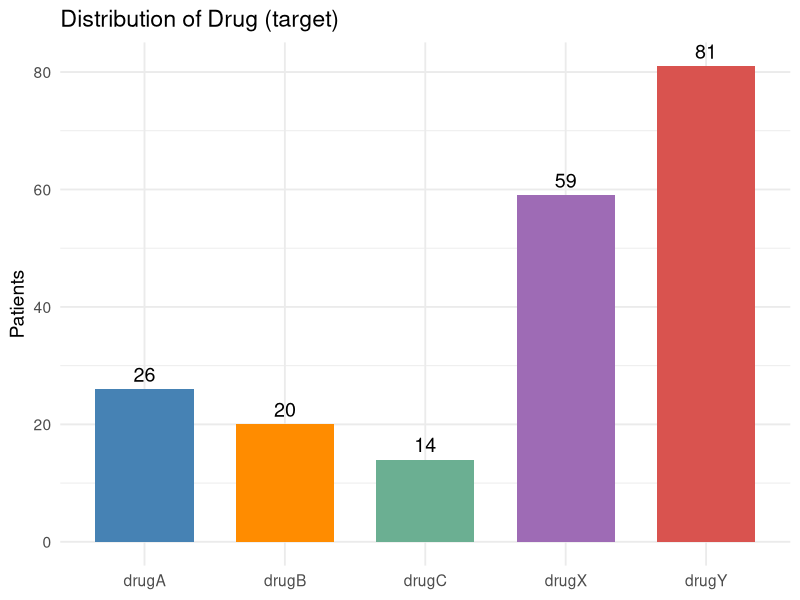
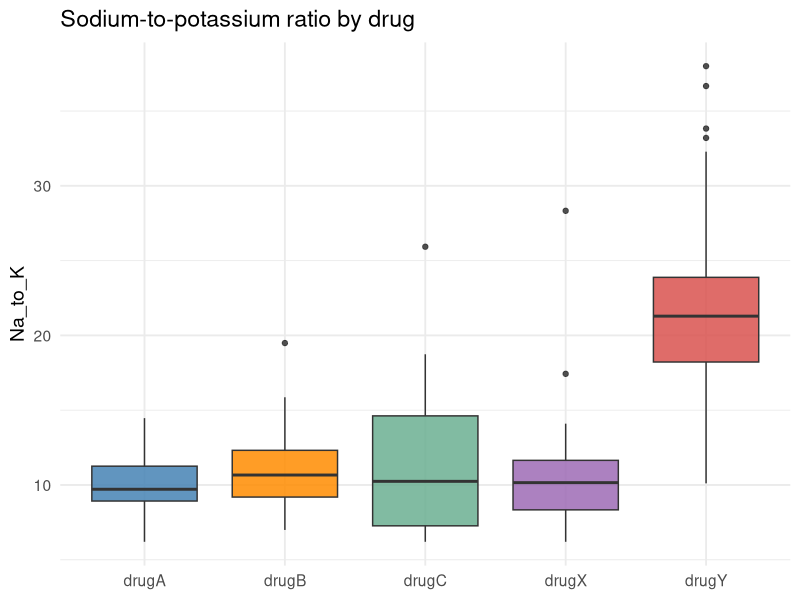
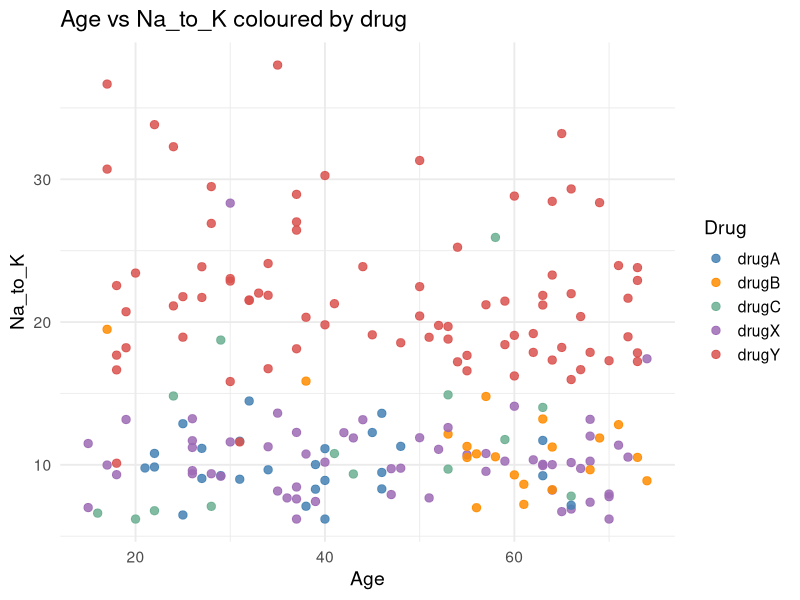
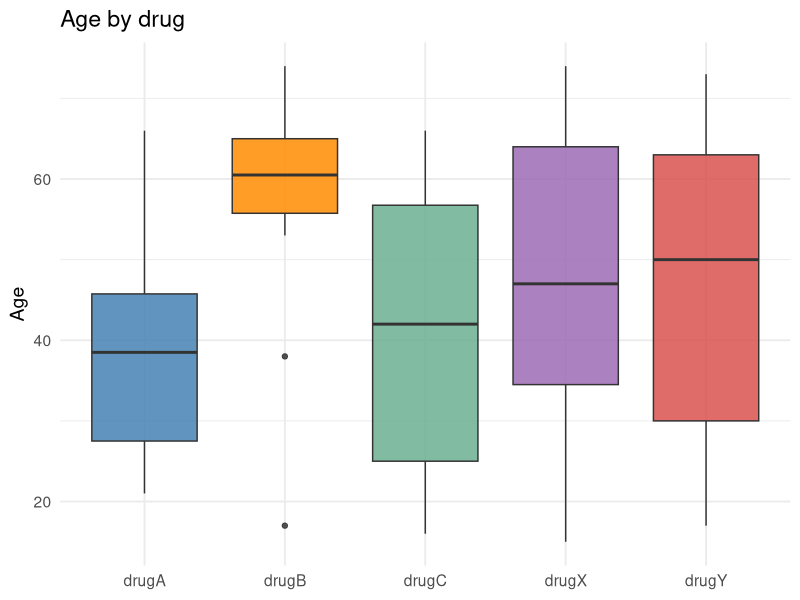
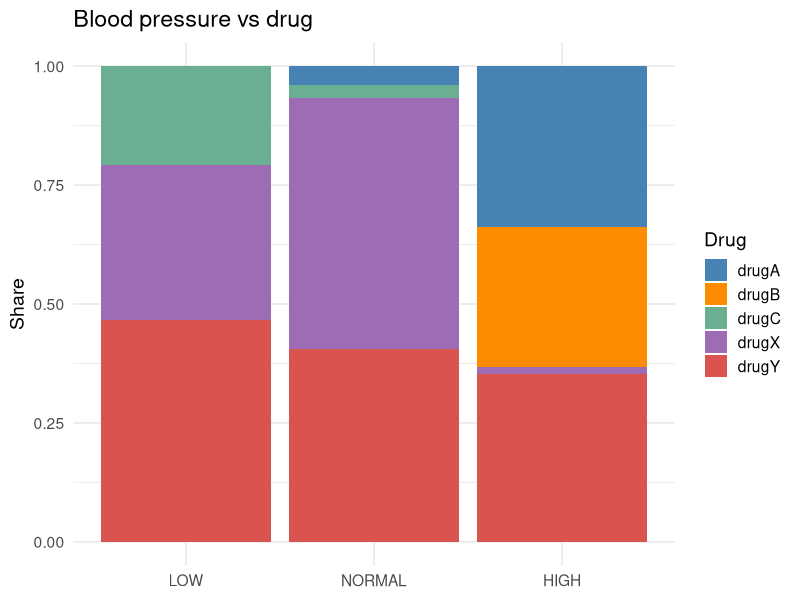
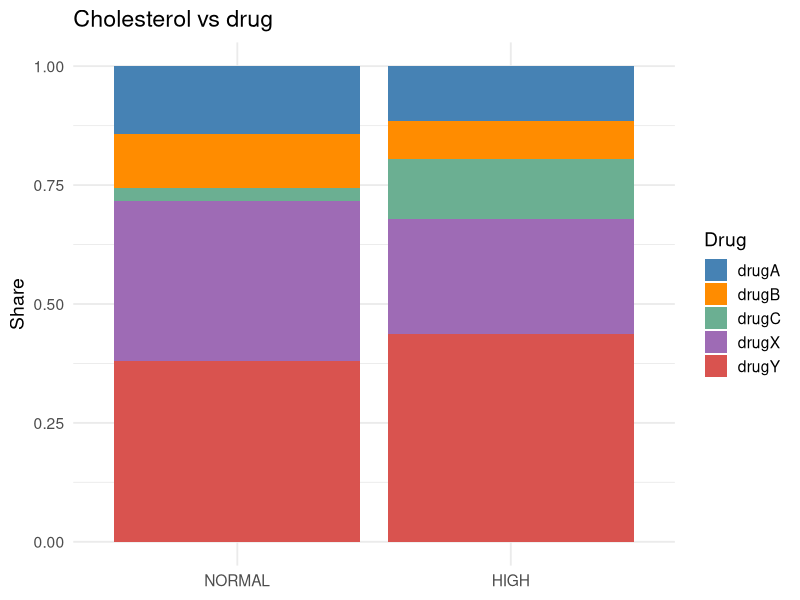
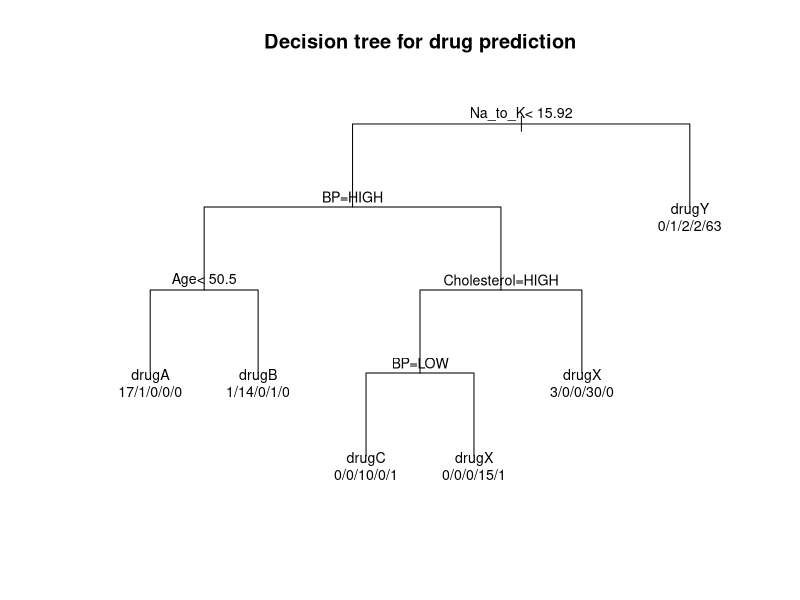
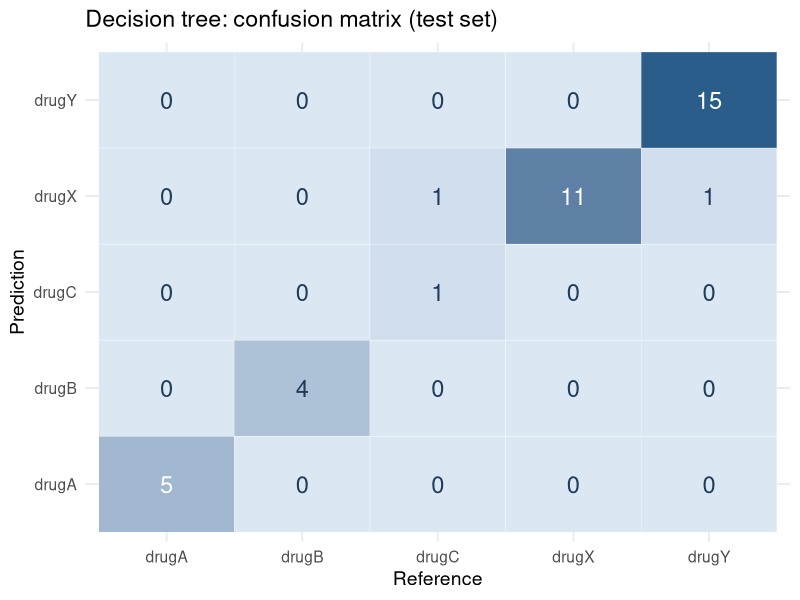

Source code (R) for these figures, in order:
# =============================================================================
# 02_drug_prediction.R
# Drug prediction with Machine Learning in R
# Models: Decision Tree (primary), Random Forest, Multinomial Logistic Regression
# Run from the project folder.
# =============================================================================
pkgs <- c("caret", "rpart", "ranger", "nnet", "ggplot2")
new  <- setdiff(pkgs, rownames(installed.packages()))
if (length(new)) install.packages(new)
invisible(lapply(pkgs, library, character.only = TRUE))
options(width = 100, bitmapType = "cairo")
dir.create("plots", showWarnings = FALSE)
STEEL <- "#4682B4"; ORNG <- "#FF8C00"
theme_set(theme_minimal(base_size = 14))
drug_cols <- c(drugA = "#4682B4", drugB = "#FF8C00", drugC = "#6BAF92", drugX = "#9E6BB5", drugY = "#D9534F")

# ---- SLIDE 3: Loading Dataset ----
drug <- read.csv("drug200.csv", stringsAsFactors = FALSE)
head(drug)

# ---- SLIDE 4: Anatomy of the Dataset ----
dim(drug)
names(drug)

# ---- SLIDE 5: Structure of the Dataset ----
str(drug)

# ---- SLIDE 6: Summary Statistics ----
summary(drug)

# ---- SLIDE 7: Missing Values Check ----
na_summary <- colSums(is.na(drug))
na_summary

# ---- SLIDE 8: Data Cleaning ----
dup_count <- sum(duplicated(drug))
cat("Duplicate rows:", dup_count, "\n")
drug <- drug[!duplicated(drug), ]
drug$Sex         <- factor(drug$Sex)
drug$BP          <- factor(drug$BP, levels = c("LOW", "NORMAL", "HIGH"))
drug$Cholesterol <- factor(drug$Cholesterol, levels = c("NORMAL", "HIGH"))
drug$Drug        <- factor(drug$Drug, levels = c("drugA", "drugB", "drugC", "drugX", "drugY"))
sapply(drug, class)
levels(drug$Drug)

# ---- SLIDE 9: Visualization 1 - Target Distribution ----
table(drug$Drug)
round(prop.table(table(drug$Drug)), 3)
p1 <- ggplot(drug, aes(x = Drug, fill = Drug)) + geom_bar(width = 0.7) +
  geom_text(stat = "count", aes(label = after_stat(count)), vjust = -0.5, size = 5) +
  scale_fill_manual(values = drug_cols) + theme(legend.position = "none") +
  labs(title = "Distribution of Drug (target)", x = NULL, y = "Patients")
ggsave("plots/01_target_distribution.png", p1, width = 7, height = 5, dpi = 150, bg = "white")

# ---- SLIDE 10: Visualization 2 - Na_to_K by Drug ----
aggregate(Na_to_K ~ Drug, data = drug, FUN = function(x) round(c(min = min(x), mean = mean(x), max = max(x)), 1))
p2 <- ggplot(drug, aes(x = Drug, y = Na_to_K, fill = Drug)) + geom_boxplot(alpha = 0.85) +
  scale_fill_manual(values = drug_cols) + theme(legend.position = "none") +
  labs(title = "Sodium-to-potassium ratio by drug", x = NULL, y = "Na_to_K")
ggsave("plots/02_na_to_k_by_drug.png", p2, width = 7, height = 5, dpi = 150, bg = "white")
p2b <- ggplot(drug, aes(x = Age, y = Na_to_K, color = Drug)) + geom_point(size = 2.5, alpha = 0.85) +
  scale_color_manual(values = drug_cols) + labs(title = "Age vs Na_to_K coloured by drug")
ggsave("plots/03_age_vs_na_to_k.png", p2b, width = 7, height = 5, dpi = 150, bg = "white")

# ---- SLIDE 11: Visualization 3 - Age, BP, Cholesterol vs Drug ----
table(drug$BP, drug$Drug)
table(drug$Cholesterol, drug$Drug)
p3 <- ggplot(drug, aes(x = Drug, y = Age, fill = Drug)) + geom_boxplot(alpha = 0.85) +
  scale_fill_manual(values = drug_cols) + theme(legend.position = "none") + labs(title = "Age by drug", x = NULL)
ggsave("plots/04_age_by_drug.png", p3, width = 7, height = 5, dpi = 150, bg = "white")
p4 <- ggplot(drug, aes(x = BP, fill = Drug)) + geom_bar(position = "fill") +
  scale_fill_manual(values = drug_cols) + labs(title = "Blood pressure vs drug", x = NULL, y = "Share")
ggsave("plots/05_bp_by_drug.png", p4, width = 7, height = 5, dpi = 150, bg = "white")
p5 <- ggplot(drug, aes(x = Cholesterol, fill = Drug)) + geom_bar(position = "fill") +
  scale_fill_manual(values = drug_cols) + labs(title = "Cholesterol vs drug", x = NULL, y = "Share")
ggsave("plots/06_cholesterol_by_drug.png", p5, width = 7, height = 5, dpi = 150, bg = "white")

# ---- SLIDE 12: Train/Test Split ----
set.seed(123)
trainIndex <- createDataPartition(drug$Drug, p = 0.8, list = FALSE)
train <- drug[trainIndex, ]
test  <- drug[-trainIndex, ]
cat("Train rows:", nrow(train), "| Test rows:", nrow(test), "\n")
round(prop.table(table(train$Drug)), 3)
round(prop.table(table(test$Drug)), 3)

# ---- SLIDE 14: Decision Tree - Code & Rules ----
set.seed(123)
dt_model <- rpart(Drug ~ ., data = train, method = "class")
print(dt_model)
png("plots/07_decision_tree.png", width = 1400, height = 900, res = 130, bg = "white")
plot(dt_model, uniform = TRUE, margin = 0.08, main = "Decision tree for drug prediction")
text(dt_model, use.n = TRUE, cex = 0.85, fancy = FALSE, pretty = 0)
dev.off()

# ---- SLIDE 15: Decision Tree - Evaluation ----
dt_pred <- predict(dt_model, newdata = test, type = "class")
dt_conf <- caret::confusionMatrix(dt_pred, test$Drug)
dt_conf$table
round(dt_conf$overall[c("Accuracy", "Kappa")], 4)
round(dt_conf$byClass[, c("Sensitivity", "Specificity")], 3)
cm_df <- as.data.frame(dt_conf$table)
p_cm <- ggplot(cm_df, aes(x = Reference, y = Prediction, fill = Freq)) +
  geom_tile(color = "white") + geom_text(aes(label = Freq, color = Freq > 4), size = 6) +
  scale_color_manual(values = c("TRUE" = "white", "FALSE" = "#1f3d5a"), guide = "none") +
  scale_fill_gradient(low = "#dbe8f4", high = "#2b5d8a") + labs(title = "Decision tree: confusion matrix (test set)") +
  theme(legend.position = "none")
ggsave("plots/08_dt_confusion_matrix.png", p_cm, width = 6.5, height = 5, dpi = 150, bg = "white")

# ---- SLIDE 16: Multinomial Logistic Regression ----
mn_model <- multinom(Drug ~ ., data = train, trace = FALSE, maxit = 500)
round(coef(mn_model), 2)
mn_pred <- predict(mn_model, newdata = test)
mn_conf <- caret::confusionMatrix(mn_pred, test$Drug)
round(mn_conf$overall[c("Accuracy", "Kappa")], 4)

# ---- SLIDE 17: Random Forest - Code & Evaluation ----
set.seed(123)
rf_model <- ranger(Drug ~ ., data = train, num.trees = 200, importance = "impurity")
rf_pred  <- predict(rf_model, data = test)$predictions
rf_conf  <- caret::confusionMatrix(rf_pred, test$Drug)
cat("OOB prediction error:", round(rf_model$prediction.error, 4), "\n")
round(rf_conf$overall[c("Accuracy", "Kappa")], 4)

# ---- SLIDE 18: Random Forest - Variable Importance ----
imp <- sort(rf_model$variable.importance, decreasing = TRUE)
round(imp, 2)
imp_df <- data.frame(feature = names(imp), importance = as.numeric(imp))
p_imp <- ggplot(imp_df, aes(x = reorder(feature, importance), y = importance)) +
  geom_col(fill = STEEL) + coord_flip() + labs(title = "Random Forest: variable importance", x = NULL, y = "Impurity importance")
ggsave("plots/09_rf_importance.png", p_imp, width = 7, height = 5, dpi = 150, bg = "white")

# ---- SLIDE 19: 10-fold Cross-Validation ----
ctrl <- trainControl(method = "cv", number = 10)
set.seed(123); cv_dt <- train(Drug ~ ., data = train, method = "rpart",    trControl = ctrl)
set.seed(123); cv_rf <- train(Drug ~ ., data = train, method = "ranger",   trControl = ctrl)
set.seed(123); cv_mn <- train(Drug ~ ., data = train, method = "multinom", trControl = ctrl, trace = FALSE)
cv_res <- resamples(list(DecisionTree = cv_dt, RandomForest = cv_rf, MultinomialLogit = cv_mn))
round(summary(cv_res)$statistics$Accuracy[, c("Min.", "Mean", "Max.")], 3)
cv_long <- data.frame(model = rep(c("Decision Tree", "Random Forest", "Multinomial Logit"), each = nrow(cv_res$values)),
                      accuracy = c(cv_res$values[["DecisionTree~Accuracy"]], cv_res$values[["RandomForest~Accuracy"]],
                                   cv_res$values[["MultinomialLogit~Accuracy"]]))
p_cv <- ggplot(cv_long, aes(x = model, y = accuracy, fill = model)) + geom_boxplot(alpha = 0.85) +
  scale_fill_manual(values = c(STEEL, ORNG, "#6BAF92")) + theme(legend.position = "none") +
  labs(title = "10-fold CV accuracy (training data)", x = NULL, y = "Accuracy")
ggsave("plots/10_cv_accuracy.png", p_cv, width = 7, height = 5, dpi = 150, bg = "white")

# ---- SLIDE 20: Model Comparison Table ----
cv_mean <- function(nm) mean(cv_res$values[[paste0(nm, "~Accuracy")]])
cv_sd   <- function(nm) sd(cv_res$values[[paste0(nm, "~Accuracy")]])
results <- data.frame(
  model = c("Decision Tree", "Multinomial Logistic Regression", "Random Forest"),
  type  = c("Tree (primary)", "Linear classifier", "Ensemble"),
  test_accuracy = round(c(dt_conf$overall["Accuracy"], mn_conf$overall["Accuracy"], rf_conf$overall["Accuracy"]), 4),
  kappa = round(c(dt_conf$overall["Kappa"], mn_conf$overall["Kappa"], rf_conf$overall["Kappa"]), 4),
  cv_accuracy = round(c(cv_mean("DecisionTree"), cv_mean("MultinomialLogit"), cv_mean("RandomForest")), 4),
  cv_sd = round(c(cv_sd("DecisionTree"), cv_sd("MultinomialLogit"), cv_sd("RandomForest")), 4))
write.csv(results, "model_results.csv", row.names = FALSE)
results
